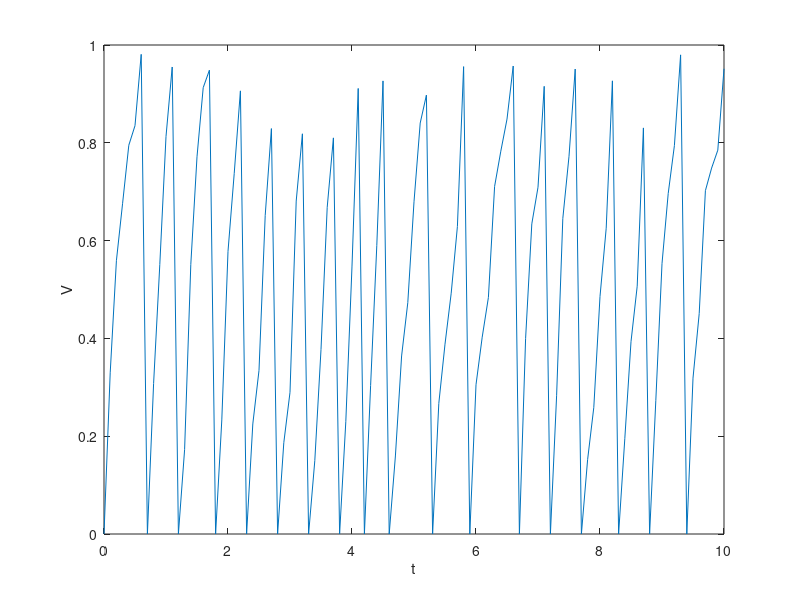

This figure's MATLAB source:
clear all
clc

t_0=0;
v_0=0;
I=1.05;
h=0.1;
t=0:h:10;
L_t=length(t);
V=zeros(1,L_t);
V(1)=v_0;
v_th=1;
v_n=v_0;
for mm=2:L_t
    V(mm)=V(mm-1)+(I*h)-h*(V(mm-1))+(sqrt(h)*rand);
    if V(mm)>=v_th;
        V(mm)=0;
    end
end
 
plot(t,V)
xlabel('t')
ylabel('V')
